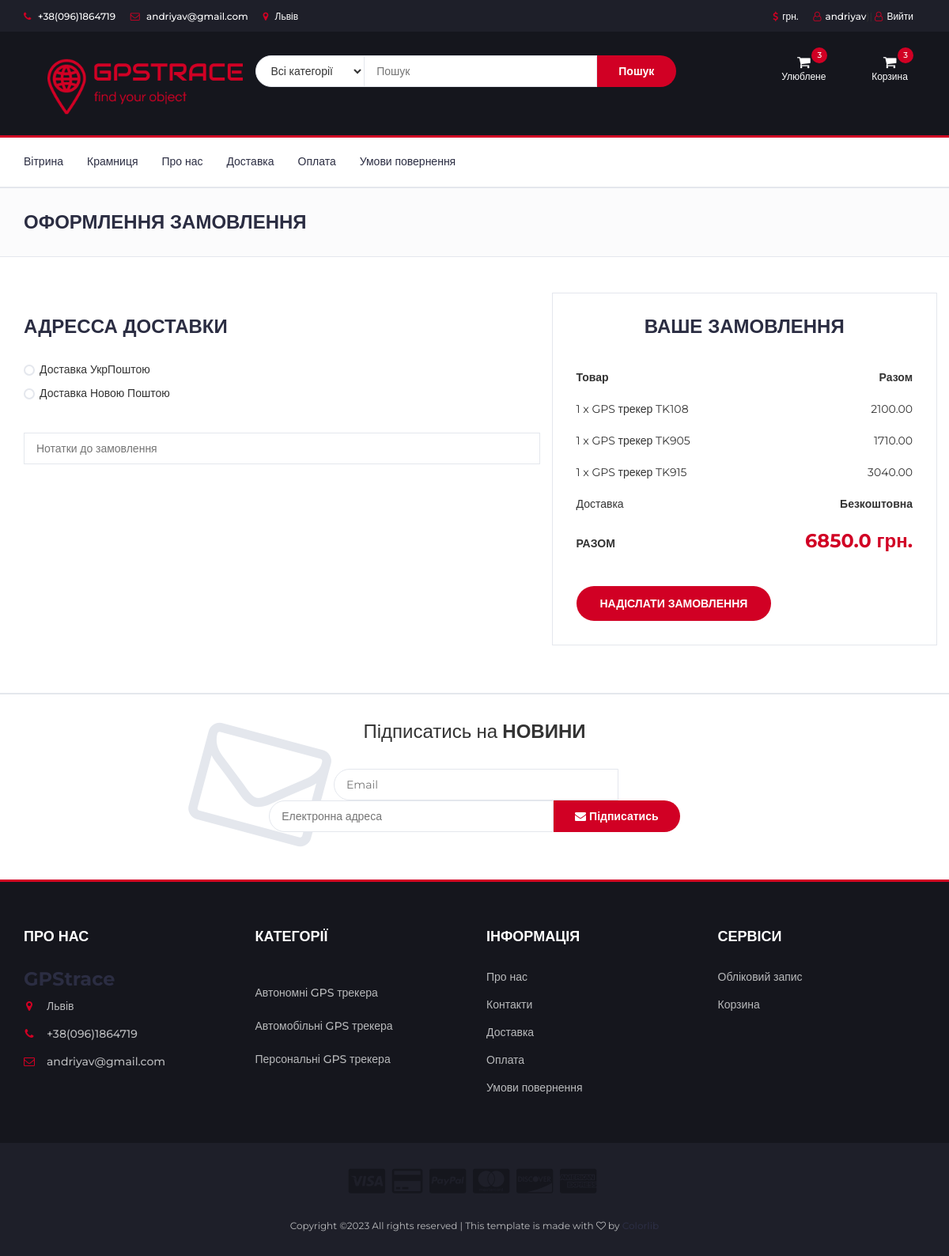
The page /checkout (signed in) on the database as committed earlier.
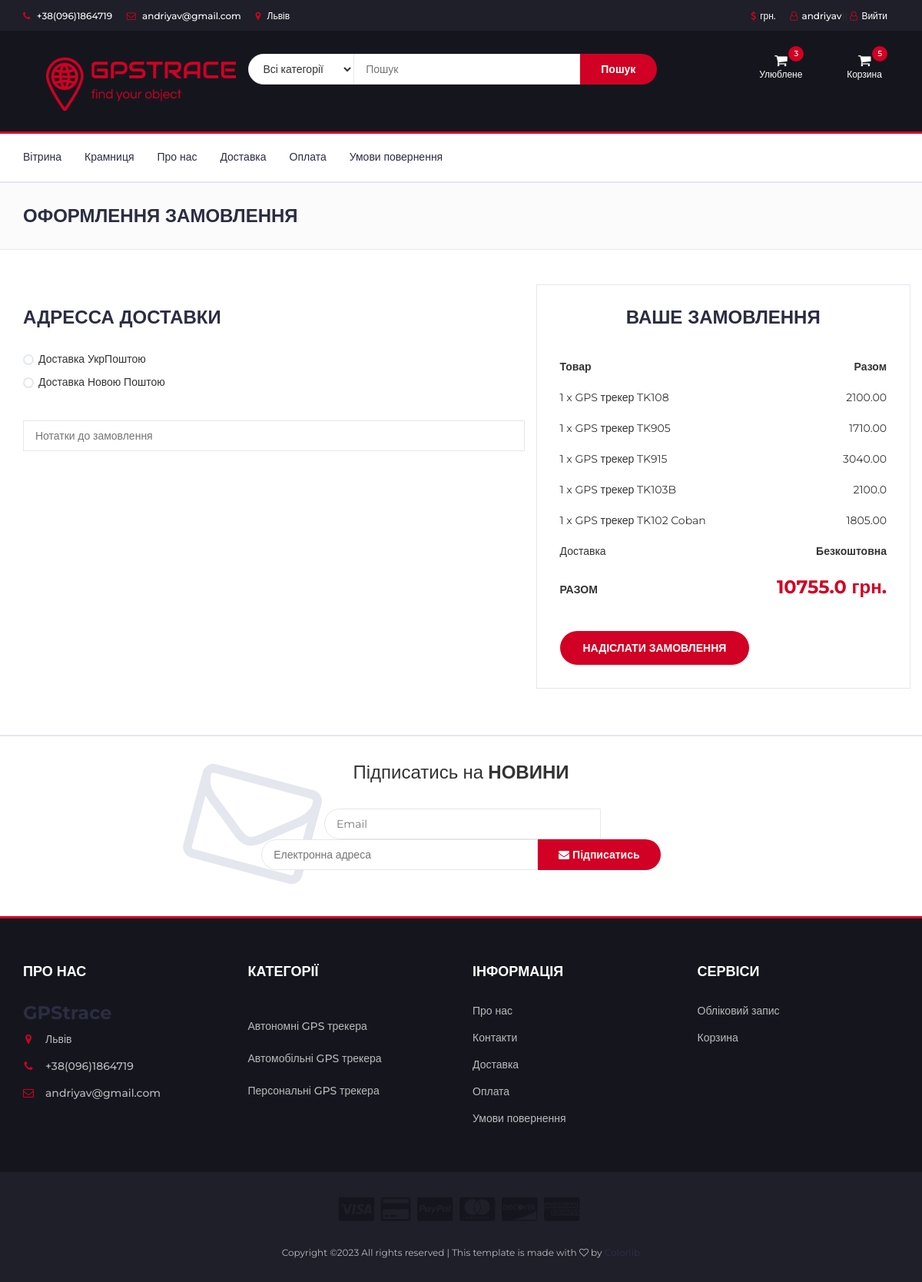
The same page on the database as committed later.
### account/models.py (models this page shows, shortened)
class UserBase(AbstractBaseUser, PermissionsMixin):
    email = models.EmailField(_('Електронна адреса'), unique=True)
    user_name = models.CharField(max_length=150, unique=True)
    first_name = models.CharField(max_length=150, blank=True)
    about = models.TextField(_(
        'about'), max_length=500, blank=True)
    phone_number = models.CharField(max_length=15, blank=True)
    postcode = models.CharField(max_length=12, blank=True)
    address_line_1 = models.CharField(max_length=150, blank=True)
    address_line_2 = models.CharField(max_length=150, blank=True)
    town_city = models.CharField(max_length=150, blank=True)
    is_active = models.BooleanField(default=False)
    is_staff = models.BooleanField(default=False)
    created = models.DateTimeField(auto_now_add=True)
    updated = models.DateTimeField(auto_now=True)
    objects = CustomAccountManager()
    USERNAME_FIELD = 'email'
    REQUIRED_FIELDS = ['user_name']

### store/models.py (models this page shows, shortened)
class Order(models.Model):
    user = models.ForeignKey(settings.AUTH_USER_MODEL,
                             on_delete=models.CASCADE, null=True, blank=True)
    items = models.ManyToManyField(OrderItem)
    start_date = models.DateTimeField(auto_now_add=True)
    ordered_date = models.DateTimeField()
    ordered = models.BooleanField(default=False)
    ordered_date = models.DateTimeField(null=True)
    first_name = models.CharField(max_length=200,  blank=True, null=True)
    last_name = models.CharField(max_length=200, null=True)
    email = models.CharField(max_length=200, null=True)
    street_address = models.CharField(max_length=200, null=True)
    city = models.CharField(max_length=200, null=True)
    index = models.CharField(max_length=200, null=True)
    phone = models.CharField(max_length=200, null=True)
    first_name_np = models.CharField(max_length=200, blank=True, null=True)
    last_name_np = models.CharField(max_length=200, null=True)
    phone_np = models.CharField(max_length=200, null=True)
    city_np = models.CharField(max_length=200, null=True)
    address_np = models.CharField(max_length=200, null=True)
    order_notes = models.TextField(max_length=5000, null=True, blank=True)

class OrderItem(models.Model):
    user = models.ForeignKey(settings.AUTH_USER_MODEL,
                             on_delete=models.CASCADE, null=True, blank=True)
    ordered = models.BooleanField(default=False)
    item = models.ForeignKey(Item, on_delete=models.CASCADE)
    quantity = models.IntegerField(default=1)

class Item(models.Model):
    title = models.CharField(max_length=100, null=True, verbose_name='Назва товару')
    slug = models.SlugField(max_length=100, unique=True, db_index=True, null=True)
    photo = models.ImageField(upload_to='img', null=True)
    price = models.FloatField(blank=True, null=True, verbose_name='Ціна товару')
    discount = models.IntegerField(blank=True, null=True, verbose_name='Знижка у %')
    short_description = models.TextField(max_length=5000, null=True, blank=True, verbose_name='Короткий опис')
    description = models.TextField(max_length=5000, null=True, blank=True, verbose_name='Опис')
    details = models.TextField(max_length=5000, null=True, blank=True, verbose_name='Деталі')
    label = models.CharField(choices=LABEL_CHOICES, max_length=20, null=True, blank=True, verbose_name='Акційна мітка')
    battery = models.IntegerField(choices=BATTERY_CHOICES, null=True, blank=True,
                               verbose_name='Ємність акумуляторної батареї')
    cat = models.ForeignKey('Category', on_delete=models.PROTECT, null=True)
    quantity = models.IntegerField(default=1)
    def discount_price_calculation(self):
        self.discount_price = self.price - (self.price * (self.discount / 100))
        return self.discount_price

class Category(models.Model):
    name = models.CharField(max_length=100, db_index=True, verbose_name='Категорія')
    slug = models.SlugField(max_length=255, unique=True, db_index=True, verbose_name='URL', null=True)
    def get_absolute_url(self):
        return reverse('category', kwargs={'cat_slug': self.slug})

### store/views.py (the view, shortened to what this page needs)
# urls.py: path('checkout', CheckOutView.as_view(), name='checkout'),
class CheckOutView(LoginRequiredMixin, ListView):
    def get(self, *args, **kwargs):
        form = CheckoutForms()
        try:
            order = Order.objects.get(user=self.request.user, ordered=False)
        except ObjectDoesNotExist:
            messages.warning(self.request, "У вас не має активних замовлень")
            return redirect("/")
        city = City.objects.all()
        context = {
            'form': form,
            'ob_item': order,
            'city': city
        }
        return render(self.request, "store/checkout.html", context)

### cart/context_processors.py (called while the page is built)
def cart(request):
    return {'cart': Cart(request)}

### store/templatetags/store_tags.py (called while the page is built)
@register.inclusion_tag('store/list_categories.html')
def get_categories():
    cats = Category.objects.all()
    return {'cats': cats}

@register.filter
def cart_item_count(user):
    if user.is_authenticated:
        qs = Order.objects.filter(user=user, ordered=False).select_related('user')
        if qs.exists():
            return qs[0].items.count()
    return 0

@register.filter
def get_cart_navbar(user):
    if user.is_authenticated:
        cart_item = OrderItem.objects.filter(user=user, ordered=False).select_related('item')
        if cart_item.exists():
            return cart_item

@register.filter
def get_favorite(user):
    if user.is_authenticated:
        favorite_item = Favorite.objects.filter(user=user).select_related('item_favorite')
        if favorite_item.exists():
            return favorite_item

@register.filter
def favorite_item_count(user):
    if user.is_authenticated:
        qs = Favorite.objects.filter(user=user).select_related("user_id")
        if qs.exists():
            return qs.count()
    return 0

### store/templates/store/checkout.html (shortened to what the changed rows need)
    {% load static %}
    {% load store_tags %}
    <html lang="en">
    <head>
        <link type="text/css" rel="stylesheet" href="{% static 'css/bootstrap.min.css' %}"/>
        <link type="text/css" rel="stylesheet" href="{% static 'css/slick.css' %}"/>
        <link type="text/css" rel="stylesheet" href="{% static 'css/slick-theme.css' %}"/>
        <link type="text/css" rel="stylesheet" href="{% static 'css/nouislider.min.css' %}"/>
        <link rel="stylesheet" href="{% static 'css/font-awesome.min.css' %}">
        <link type="text/css" rel="stylesheet" href="{% static 'css/style.css' %}"/>
    </head>
    <body>
    {% include "store/navbar.html" %}
<form method="POST" class="card-body">
    <div class="section">
        <div class="container">
            <div class="row">
                <div class="col-md-5 order-details">
                    <div class="order-summary">
                        {% for items_checkout in ob_item.items.all %}
                        <div class="order-products">
                            <div class="order-col">
                                {% if items_checkout.item.discount %}
                                <div>{{items_checkout.quantity}} x {{items_checkout.item.title}}</div>
                                <div>{{items_checkout.item.discount_price_calculation | floatformat:2}}</div>
                                {% else %}
                                <div>{{items_checkout.quantity}} x {{items_checkout.item.title}}</div>
                                <div>{{items_checkout.item.price}}</div>
                                {% endif %}
                            </div>
                        </div>
                        {% endfor %}
                        <div class="order-col">
                            <div><strong class="order-total">{{ request.user|get_cart_total_price }} грн.</strong></div>
                        </div>
                    </div>
                </div>
            </div>
        </div>
</form>
{% include "store/footer.html" %}
</body>
</html>

### store/templates/store/navbar.html (shortened to what the changed rows need)
{% load static %}
{% load store_tags %}
 <html lang="en">
    <head>
<link type="text/css" rel="stylesheet" href="{% static 'css/bootstrap.min.css' %}"/>
<link type="text/css" rel="stylesheet" href="{% static 'css/slick.css' %}"/>
<link type="text/css" rel="stylesheet" href="{% static 'css/slick-theme.css' %}"/>
<link type="text/css" rel="stylesheet" href="{% static 'css/nouislider.min.css' %}"/>
<link rel="stylesheet" href="{% static 'css/font-awesome.min.css' %}">
<link type="text/css" rel="stylesheet" href="{% static 'css/style.css' %}"/>
<header>
    <div id="top-header">
        <div class="container">
            <ul class="header-links pull-right">
                {% if request.user.is_authenticated %}
                <li><a href="{% url "account:dashboard" %}"><i class="fa fa-user-o"></i>{{ user.user_name }}</a>}|
                    <a href="{% url 'logout'  %}"><i class="fa fa-user-o"></i>Вийти</li>
                {% else %}
                <li><a href="{% url "account:login" %}"><i class="fa fa-user-o"></i>Обліковий запис</a></li>
                {% endif %}
            </ul>
        </div>
    </div>
    <div id="header">
        <div class="container">
            <div class="row">
                <div class="col-md-3 clearfix">
                    <div class="header-ctn">
                        <div class="dropdown">
                            <a class="dropdown-toggle" data-toggle="dropdown" aria-expanded="true">
                                <i class="fa fa-shopping-cart"></i>
                                <span>Улюблене</span>
                                <div class="qty">{{ request.user|favorite_item_count }}</div>
                            </a>
                        </div>
                        <div class="dropdown">
                            <a class="dropdown-toggle" data-toggle="dropdown" aria-expanded="true">
                                <i class="fa fa-shopping-cart"></i>
                                <span>Корзина</span>
                                {% if user.is_authenticated %}
                                <div class="qty">{{ request.user|cart_item_count }}</div>
                                {% endif %}
                        </div>
                    </div>
                </div>
            </div>
</header>

### store/templates/store/list_categories.html
{% load static %}
<ul class="main-nav nav-pills nav-stacked">
    {% for c in cats %}
    <div><br></div>
    <li><a href="{{c.get_absolute_url}}">{{c.name}}</a></li>
    {% endfor %}
</ul>

Rows that differ between the two databases and show on the page:
changed UserBase "andriyav": user|cart_item_count "3" → "5"; user|get_cart_total_price "6850.0" → "10755.0"
added OrderItem: quantity "1", item "GPS трекер TK103B", item.price "2100.0"
added OrderItem: quantity "1", item "GPS трекер TK102 Coban", item.discount_price_calculation "1805.00"
